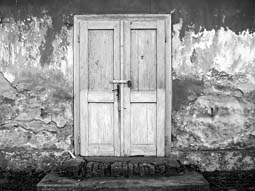
%> input picture keypointExtraction/test.jpg, 255 x 191 px
$ octave --eval "result = kp_harrislaplace(imread('test.jpg'));"   (GNU Octave 9; MATLAB toolbox functions it lacks are replaced by stand-ins)
%> lines starting %> are read from the running program, lines starting %| are printed output that depends on the picture
function points = kp_harrislaplace(img)
    % Extract keypoints using Harris-Laplace algorithm
    % Modified by :: vickylzy(erase a set of points generated on the 4 corners of image)
    %
    % Author :: Vincent Garcia
    % Date   :: 05/12/2007
    %
    % INPUT
    % =====
    % img    : the graylevel image
    %
    % OUTPUT
    % ======
    % points : the interest points extracted
    %
    % REFERENCES
    % ==========
    % K. Mikolajczyk and C. Schmid. Scale & affine invariant interest point detectors.
    % International Journal of Computer Vision, 2004
    %
    % EXAMPLE
    % =======
    % points = kp_harrislaplace(img)

    % IMAGE PARAMETERS
    img         = double(img(:,:,1));
    img_height  = size(img,1);
%> img_height = 191
    img_width   = size(img,2);
%> img_width = 255

    % SCALE PARAMETERS
    sigma_begin = 1.5;%3
    sigma_step  = 1.2;
    sigma_nb    = 15;
    sigma_array = (sigma_step.^(0:sigma_nb-1))*sigma_begin;


    % PART 1 : HARRIS
    harris_pts = zeros(0,3);
    for i=1:sigma_nb

        % scale (standard deviation)
        s_I = sigma_array(i);   % int間ration scale
        s_D = 0.7*s_I;          % derivative scale %0.7

        % derivative mask
        x  = -round(3*s_D):round(3*s_D);
        dx = x .* exp(-x.*x/(2*s_D*s_D)) ./ (s_D*s_D*s_D*sqrt(2*pi));
        dy = dx';

        % image derivatives
        Ix = conv2(img, dx, 'same');
        Iy = conv2(img, dy, 'same');

        % auto-correlation matrix
        g   = fspecial('gaussian',max(1,fix(6*s_I+1)), s_I);
        Ix2 = conv2(Ix.^2, g,  'same');
        Iy2 = conv2(Iy.^2, g,  'same');
        Ixy = conv2(Ix.*Iy, g, 'same');

        % interest point response
        %cim = (Ix2.*Iy2 - Ixy.^2)./(Ix2 + Iy2 + eps);				% Alison Noble measure.
        k = 0.06; cim = (Ix2.*Iy2 - Ixy.^2) - k*(Ix2 + Iy2).^2;	% Original Harris measure.

        % find local maxima on neighborgood
        [l,c,max_local] = findLocalMaximum(cim,3*s_I);%3*s_I

        % set threshold 1% of the maximum value
        t = 0.2*max(max_local(:));

        % find local maxima greater than threshold
        [l,c] = find(max_local>=t);

        % build interest points
        n = size(l,1);
        harris_pts(end+1:end+n,:) = [l,c,repmat(i,[n,1])];
    end
%> this loop made 1 pass
%> pass 1, in kp_harrislaplace, `Ix = conv2(img, dx, 'same');`:
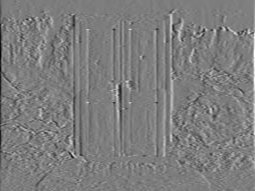
%> Ix: size 191x255 double; min -84.07, max 86.84, mean 0; drawn with min black and max white
%> pass 1, in kp_harrislaplace, `Iy = conv2(img, dy, 'same');`:
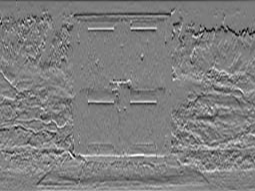
%> Iy: size 191x255 double; min -64.42, max 65.36, mean 0.1; drawn with min black and max white
%> pass 1, in kp_harrislaplace, `Ix2 = conv2(Ix.^2, g,  'same');`:
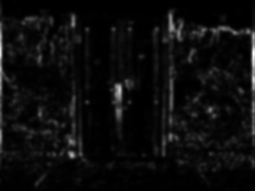
%> Ix2: size 191x255 double; min 0.016, max 2192.4, mean 110.5; drawn with min black and max white
%> pass 1, in kp_harrislaplace, `Iy2 = conv2(Iy.^2, g,  'same');`:
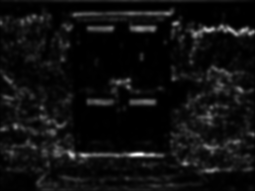
%> Iy2: size 191x255 double; min 0.498, max 1688.8, mean 109.5; drawn with min black and max white


    % PART 2 : LAPLACE
    % compute scale-normalized laplacian operator
    laplace_snlo = zeros(img_height,img_width,sigma_nb);
    for i=1:sigma_nb
        s_L = sigma_array(i);   % scale
        laplace_snlo(:,:,i) = s_L*s_L*imfilter(img,fspecial('log', floor(6*s_L+1), s_L),'replicate');
    end
    % verify for each of the initial points whether the LoG attains a maximum at the scale of the point
    n   = size(harris_pts,1);
    cpt = 0;
    points = zeros(n,3);
    for i=1:n
        l = harris_pts(i,1);
        c = harris_pts(i,2);
        s = harris_pts(i,3);
        val = laplace_snlo(l,c,s);
        if s>1 && s<sigma_nb
            if val>laplace_snlo(l,c,s-1) && val>laplace_snlo(l,c,s+1)
                cpt = cpt+1;
                points(cpt,:) = harris_pts(i,:);
            end
        elseif s==1
            if val>laplace_snlo(l,c,2)
                cpt = cpt+1;
                points(cpt,:) = harris_pts(i,:);
            end
        elseif s==sigma_nb
            if val>laplace_snlo(l,c,s-1)
                cpt = cpt+1;
                points(cpt,:) = harris_pts(i,:);
            end
        end
    end
    points(cpt+1:end,:) = [];

    % SET SCALE TO 3*SIGMA FOR DISPLAY
    points(:,3) = 3*sigma_array(points(:,3));

    % Erase the points on Coener

end
%> (the run ends here)

$ run again, on keypointExtraction/patrol.jpg
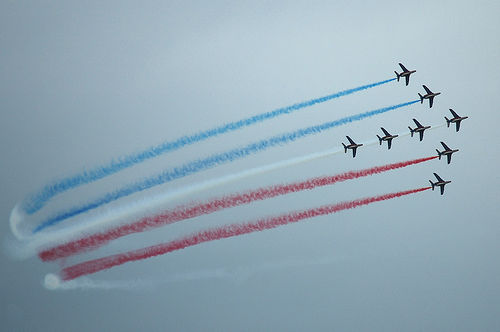
%> input picture keypointExtraction/patrol.jpg, 500 x 332 px
%> the loop in kp_harrislaplace, `for i=1:sigma_nb` made 1 pass
%> pass 1, in kp_harrislaplace, `Iy = conv2(img, dy, 'same');`:
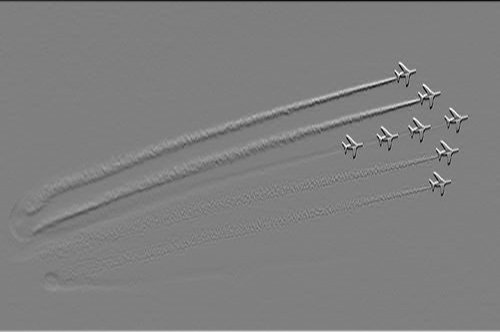
%> Iy: size 332x500 double; min -70.36, max 70.45, mean 0.1; drawn with min black and max white
%> pass 1, in kp_harrislaplace, `Iy2 = conv2(Iy.^2, g,  'same');`:
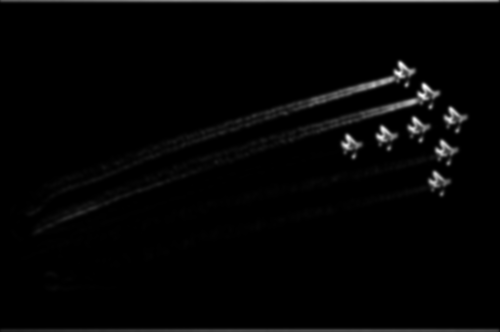
%> Iy2: size 332x500 double; min 0, max 1825.4, mean 35.6; drawn with min black and max white

$ run again, on keypointExtraction/sunflower.jpg
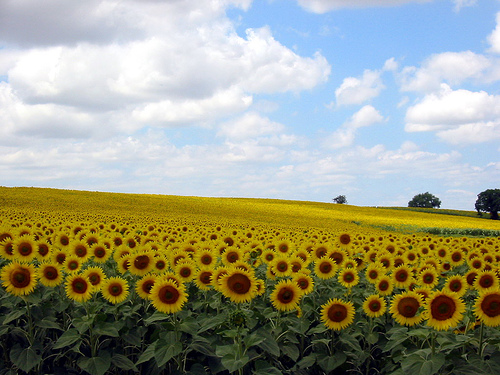
%> input picture keypointExtraction/sunflower.jpg, 500 x 375 px
%> the loop in kp_harrislaplace, `for i=1:sigma_nb` made 1 pass
%> pass 1, in kp_harrislaplace, `Iy = conv2(img, dy, 'same');`:
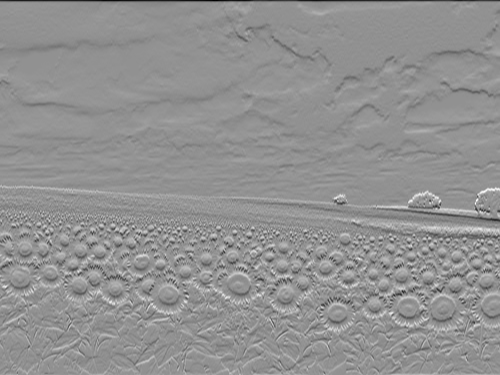
%> Iy: size 375x500 double; min -86.99, max 65.42, mean 0.2; drawn with min black and max white
%> pass 1, in kp_harrislaplace, `Iy2 = conv2(Iy.^2, g,  'same');`:
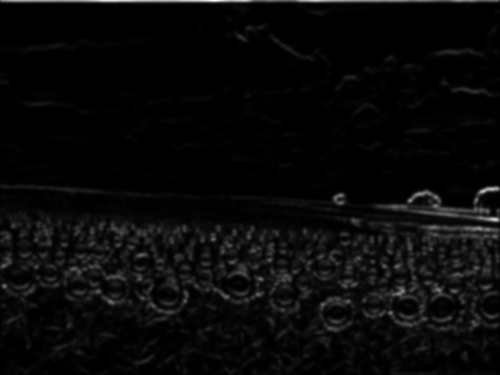
%> Iy2: size 375x500 double; min 2.11e-08, max 2130.5, mean 79.7; drawn with min black and max white
